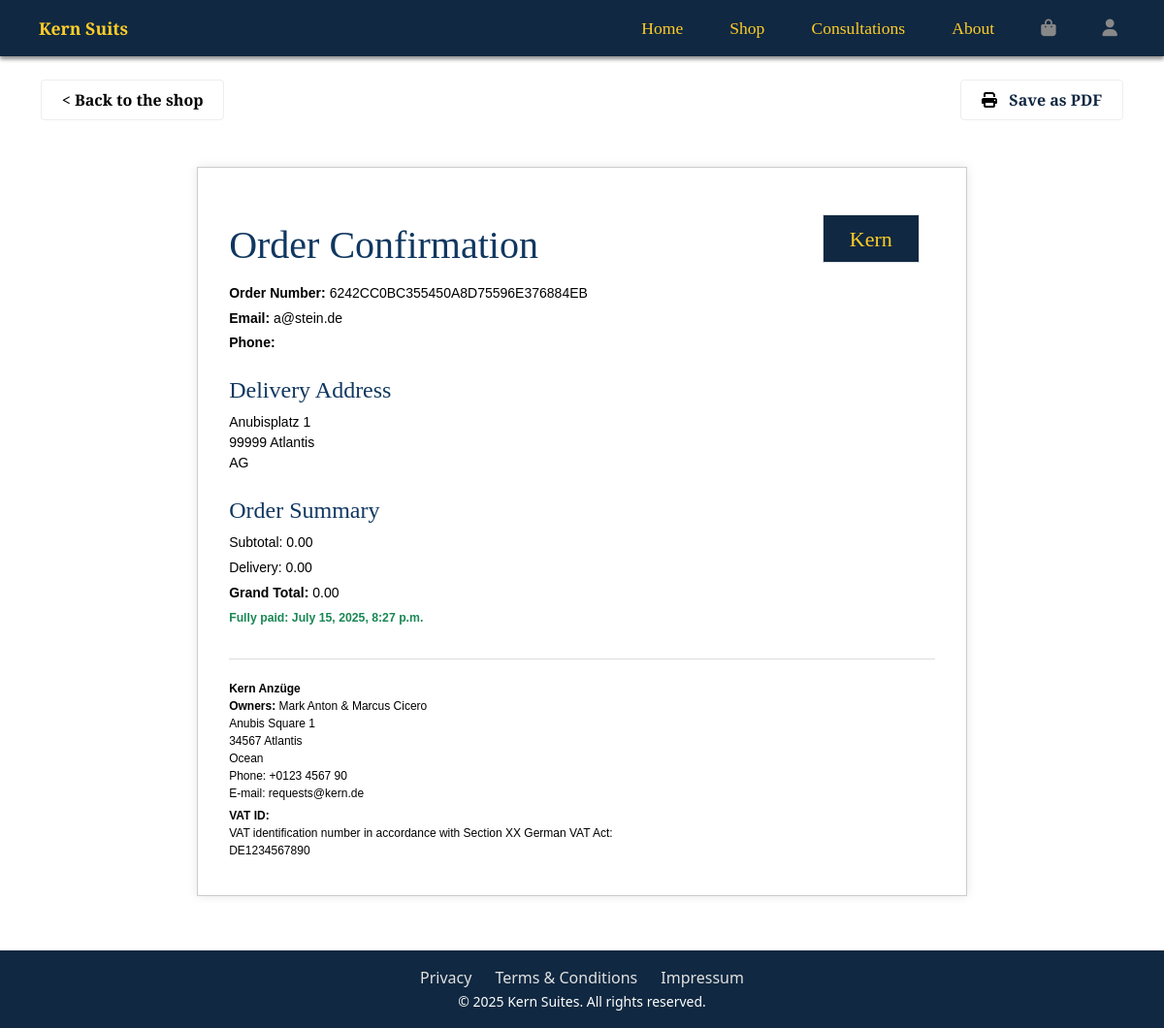
The app's page /checkout/checkout_success/6242CC0BC355450A8D75596E376884EB with its own data.
### checkout/models.py (models this page shows, shortened)
class Order(models.Model):
    order_number = models.CharField(
        max_length=32,
        unique=True,
        editable=False
    )
    user = models.ForeignKey(
        settings.AUTH_USER_MODEL,
        on_delete=models.SET_NULL,
        null=True,
        blank=True,
        related_name='orders'
    )
    created_at = models.DateTimeField(auto_now_add=True)
    updated_at = models.DateTimeField(auto_now=True)
    status = models.CharField(
        max_length=20,
        choices=settings.STATUS_CHOICES,
        default='created'
    )
    first_name = models.CharField(max_length=100)
    last_name = models.CharField(max_length=100)
    email = models.EmailField()
    phone = models.CharField(max_length=20, blank=True)
    address_line1 = models.CharField(max_length=255)
    address_line2 = models.CharField(max_length=255, blank=True)
    postal_code = models.CharField(max_length=20)
    city = models.CharField(max_length=100)
    country = CountryField(blank_label='Country *', null=False, blank=False)
    total_amount = models.DecimalField(max_digits=10, decimal_places=2, default=0.00)
    delivery_costs = models.DecimalField(max_digits=10, decimal_places=2, default=0.00)
    grand_total = models.DecimalField(max_digits=10, decimal_places=2, default=0.00)
    stripe_pid = models.CharField(max_length=255, blank=True, null=True)
    original_bag = models.TextField(blank=True, null=True)

### checkout/views.py (the view, shortened to what this page needs)
# urls.py: path('checkout_success/<order_number>', views.checkout_success, name='checkout_success'),
def checkout_success(request, order_number):
    save_info = request.session.get('save_info')
    order = get_object_or_404(Order, order_number=order_number)
    if 'bag' in request.session:
        del request.session['bag']
    template = 'checkout/checkout_success.html'
    context = {
        'order': order,
    }
    return render(request, template, context)

### bag/contexts.py (called while the page is built, shortened)
def bag_contents(request):
    bag = request.session.get("bag", {})
    bag_items = []
    total = 0
    variant_count = 0
    delivery_cost = 0
    context = {
        "bag_items": bag_items,
        "grand_total": total,
        "variant_count": variant_count,
        "delivery_cost": delivery_cost,
    }
    return context

### checkout/templates/checkout/checkout_success.html (shortened to what this page needs)
{% extends "checkout/base.html" %}
{% load static %}
{% block extra_css %}
    <link rel="stylesheet" href="{% static 'checkout/css/checkout_success.css' %}">
{% endblock %}
{% block content %}
<main class="container pb-4 ">
    <div class="d-flex">
        <a href="{% url 'products' %}" class="btn-white btn-outline-secondary mb-3 mt-4 ">
            <div class="d-none d-sm-block">&lt; Back to the shop</div>
        </a>
        <button onclick="window.print()" class="btn-white btn-outline-secondary ms-auto mb-3 mt-4">
            <i class="fas fa-print me-2"></i> Save as PDF
        </button>
    </div>
    <div class="a4-document">
        <div class="d-flex">
            <div>
                <h1>Order Confirmation</h1>
            </div>
            <div class="logo ms-auto border m-3 d-flex justify-content-center align-items-center">
                <div class="logo-text">Kern</div>
            </div>
        </div>
        <p><strong>Order Number:</strong> {{ order.order_number }}</p>
        <p><strong>Email:</strong> {{ order.email }}</p>
        <p><strong>Phone:</strong> {{ order.phone }}</p>
        <h4>Delivery Address</h4>
        <p>
            {{ order.address_line1 }}<br>
            {{ order.postal_code }} {{ order.city }}<br>
            {{ order.country }}
        </p>
        <h4>Order Summary</h4>
        <p>Subtotal: {{ order.total_amount }}</p>
        <p>Delivery: {{ order.delivery_costs }}</p>
        <p><strong>Grand Total:</strong> {{ order.grand_total }}</p>
        <p><strong><small class="text-success">Fully paid: {{ order.created_at }}</small></strong></p>
        <div class="footer">
            <p>
                <strong>Kern Anzüge</strong><br>
                <strong>Owners:</strong> Mark Anton & Marcus Cicero<br>
                Anubis Square 1<br>
                34567 Atlantis<br>
                Ocean<br>
                Phone: +0123 4567 90<br>
                E-mail: requests@kern.de
            </p>
            <p>
                <strong>VAT ID:</strong><br>
                VAT identification number in accordance with Section XX German VAT Act:<br>
                DE1234567890
            </p>
        </div>
    </div>
</main>
{% endblock %}

### appointments/static/appointments/css/base.css (style rules this page uses)
[data-theme] body { background-color: var(--bgDefault); }

### checkout/static/checkout/css/checkout_success.css (style rules this page uses)
.a4-document { max-width: 21cm; margin: 2rem auto; padding: 2rem; background: white; border: 1px solid #ccc; box-shadow: 0 0 10px rgba(0,0,0,0.1); font-family: Arial, sans-serif; font-size: 14px; }
.a4-document h1, .a4-document h4, .a4-document h5 { margin-top: 1.5rem; margin-bottom: 0.5rem; }
.a4-document p { margin: 0.3rem 0; }
[data-theme] .footer { margin-top: 2rem; border-top: 1px solid #ddd; padding-top: 1rem; font-size: 12px; color: #555; }
.logo { background-color: var(--nav-bg); width: 100px; height: 50px; }
.logo-text { font-size: 22px; font-family: "Cinzel", serif; color: var(--act2-text); }

### static/css/themes.css (style rules this page uses)
:root { --text1: #000000; --text2: #0d1b2a; --text3: #102841; --text-admin: #e18616; --title1: #0a2540; --title2: #103760; --link: #1573d7; --link-hover: #298bf3; --bgDefault: #ffffff; --bgDefault2: #ededed; --bgcontrast: #102841; --act1-bg: #ffbe3b; --act1-text: #0d1b2a; --act1-border: #c89e2d; --act1-bg-hover: #0d1b2a; --act1-text-hover: #f3c83c; --act2-bg: #0d1b2a; --act2-text: #ffcd28; --act2-bg-hover: #d4af37; --act2-text-hover: #0d1b2a; --color1: #102841; --color3: #d4af37; --color4: #c89e2d; --color5: #f2f2f2; --nav-bg: #102841; --nav-title: #ffffff; --nav-link: #ffcd28; --nav-link-hover: #ffffff; --nav-icon: rgb(136, 136, 136); }
* { color: var(--text1); }
a { color: var(--link); text-decoration: none; font-weight: 500; }
.btn-white { display: inline-block; padding: 0.5rem 1.3rem; background: var(--bgDefault); color: var(--text3); text-decoration: none; border-radius: 4px; border: 1px solid var(--bgDefault2); font-weight: bold; transition: background-color 0.3s ease; font-family: "Cinzel", serif; }

### static/css/layout.css (style rules this page uses)
:root { --nav-height: 58px; --padding-horizontal: 15px; }
* { margin: 0; padding: 0; }
h1, h2, h3, h4, h5, h6 { color: var(--title2); font-family: 'Cinzel', serif; }
main, [data-theme] .main { margin-top: var(--nav-height); align-self: flex-start; }

### records on screen
Order: order_number "6242CC0BC355450A8D75596E376884EB", email "a@stein.de", address_line1 "Anubisplatz 1", postal_code "99999", city "Atlantis", country "AG", total_amount "0.00", delivery_costs "0.00", grand_total "0.00", created_at "July 15, 2025, 8:27 p.m."
